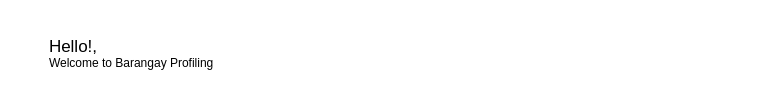
        <widget class="QWidget" name="header_widget" native="true">
         <property name="styleSheet">
          <string notr="true">background-color: rgb(255, 255, 255);</string>
         </property>
         <layout class="QHBoxLayout" name="horizontalLayout_5">
          <property name="rightMargin">
           <number>12</number>
          </property>
          <item>
           <layout class="QHBoxLayout" name="horizontalLayout_4">
            <item>
             <widget class="QPushButton" name="pushButton">
              <property name="styleSheet">
               <string notr="true">border:none;</string>
              </property>
              <property name="text">
               <string/>
              </property>
              <property name="icon">
               <iconset resource="resources.qrc">
                <normaloff>:/images/bars-solid (1).png</normaloff>:/images/bars-solid (1).png</iconset>
              </property>
              <property name="iconSize">
               <size>
                <width>29</width>
                <height>35</height>
               </size>
              </property>
              <property name="checkable">
               <bool>true</bool>
              </property>
             </widget>
            </item>
            <item>
             <layout class="QVBoxLayout" name="verticalLayout_11">
              <property name="spacing">
               <number>0</number>
              </property>
              <property name="topMargin">
               <number>25</number>
              </property>
              <property name="bottomMargin">
               <number>25</number>
              </property>
              <item>
               <widget class="QLabel" name="label">
                <property name="font">
                 <font>
                  <pointsize>13</pointsize>
                 </font>
                </property>
                <property name="text">
                 <string>Hello!,</string>
                </property>
               </widget>
              </item>
              <item>
               <widget class="QLabel" name="label_6">
                <property name="font">
                 <font>
                  <pointsize>9</pointsize>
                 </font>
                </property>
                <property name="text">
                 <string>Welcome to Barangay Profiling</string>
                </property>
               </widget>
              </item>
             </layout>
            </item>
           </layout>
          </item>
          <item>
           <spacer name="horizontalSpacer_3">
            <property name="orientation">
             <enum>Qt::Orientation::Horizontal</enum>
            </property>
            <property name="sizeHint" stdset="0">
             <size>
              <width>484</width>
              <height>20</height>
             </size>
            </property>
           </spacer>
          </item>
          <item>
           <layout class="QHBoxLayout" name="horizontalLayout_3">
            <property name="rightMargin">
             <number>25</number>
            </property>
            <item>
             <widget class="QLabel" name="label_5">
              <property name="minimumSize">
               <size>
                <width>40</width>
                <height>40</height>
               </size>
              </property>
              <property name="maximumSize">
               <size>
                <width>40</width>
                <height>40</height>
               </size>
              </property>
              <property name="text">
               <string/>
              </property>
              <property name="pixmap">
               <pixmap resource="resources.qrc">:/images/icons8-administrator-48.png</pixmap>
              </property>
              <property name="scaledContents">
               <bool>true</bool>
              </property>
             </widget>
            </item>
           </layout>
          </item>
         </layout>
        </widget>
